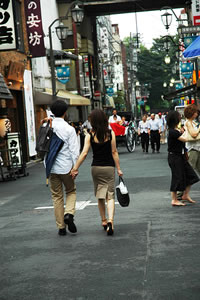
%> input picture seam_carving/test_image/Couple.jpg, 200 x 300 px
$ octave --eval "result = seam_carving(imread('test_image/Couple.jpg'));"   (GNU Octave 9; MATLAB toolbox functions it lacks are replaced by stand-ins)
%> lines starting %> are read from the running program, lines starting %| are printed output that depends on the picture; in (x1, y1, x2, y2) boxes, pixels count from 0 and x2, y2 are one past the last pixel; in counts of white or black regions, pixels touching at a corner belong together; the program's own positions count from 1
function run = seam_carving( I )
    ctimes=input('colume carving times:');
%> the answer given: 3
    rtimes=input('row carving times:');
%> the answer given: 3
    imshow(I)
    while (ctimes~=double(0)) || (rtimes~=double(0))
        img_Gray=rgb2gray(I);
        [Gmag,Gdir] = imgradient(img_Gray, 'prewitt');
        use=Gmag;
        for i=2:size(I,1)
            for j=1:size(I,2)
                if j==1
                    use(i,j)=use(i,j)+min(use(i-1,j),use(i-1,j+1));
                elseif j==size(I,2)
                    use(i,j)=use(i,j)+min(use(i-1,j-1),use(i-1,j));
                else
                    use(i,j)=use(i,j)+min(min(use(i-1,j-1),use(i-1,j)),use(i-1,j+1));
                end
            end
        end
        %imagesc(use);
        if ctimes~=0
            clm_index=zeros(1,size(I,1));
            index_img=zeros(size(I,1),size(I,2));
            minn=use(size(I,1),1);
            clm_index(1,size(I,1))=1;
            for j=2:size(I,2)
                if use(size(I,1),j)<minn
                    minn=use(size(I,1),j);
                    clm_index(1,size(I,1))=j;
                end
            end
            index_img(size(I,1),clm_index(1,size(I,1)))=1;
            for i=size(I,1)-1:-1:1
                if clm_index(1,i+1)==1
                    if use(i,clm_index(1,i+1)+1)<=use(i,clm_index(1,i+1))
                        I(i,clm_index(1,i+1)+1,1)=255;
                        I(i,clm_index(1,i+1)+1,2:3)=0;
                        clm_index(1,i)=clm_index(1,i+1)+1;
                        index_img(i,clm_index(1,i+1)+1)=1;
                    else
                        I(i,clm_index(1,i+1),1)=255;
                        I(i,clm_index(1,i+1),2:3)=0;
                        clm_index(1,i)=clm_index(1,i+1);
                        index_img(i,clm_index(1,i+1))=1;
                    end
                elseif clm_index(1,i+1)==size(I,2)
                    if use(i,clm_index(1,i+1))<=use(i,clm_index(1,i+1)-1)
                        I(i,clm_index(1,i+1),1)=255;
                        I(i,clm_index(1,i+1),2:3)=0;
                        clm_index(1,i)=clm_index(1,i+1);
                        index_img(i,clm_index(1,i+1))=1;
                    else
                        I(i,clm_index(1,i+1)-1,1)=255;
                        I(i,clm_index(1,i+1)-1,2:3)=0;
                        clm_index(1,i)=clm_index(1,i+1)-1;
                        index_img(i,clm_index(1,i+1)-1)=1;
                    end
                else
                    if use(i,clm_index(1,i+1))<=use(i,clm_index(1,i+1)-1)
                        if use(i,clm_index(1,i+1)+1)<=use(i,clm_index(1,i+1))
                            I(i,clm_index(1,i+1)+1,1)=255;
                            I(i,clm_index(1,i+1)+1,2:3)=0;
                            clm_index(1,i)=clm_index(1,i+1)+1;
                            index_img(i,clm_index(1,i+1)+1)=1;
                        else
                            I(i,clm_index(1,i+1),1)=255;
                            I(i,clm_index(1,i+1),2:3)=0;
                            clm_index(1,i)=clm_index(1,i+1);
                            index_img(i,clm_index(1,i+1))=1;
                        end
                    else
                        if use(i,clm_index(1,i+1)-1)<=use(i,clm_index(1,i+1)+1)
                            I(i,clm_index(1,i+1)-1,1)=255;
                            I(i,clm_index(1,i+1)-1,2:3)=0;
                            clm_index(1,i)=clm_index(1,i+1)-1;
                            index_img(i,clm_index(1,i+1)-1)=1;
                        else
                            I(i,clm_index(1,i+1)+1,1)=255;
                            I(i,clm_index(1,i+1)+1,2:3)=0;
                            clm_index(1,i)=clm_index(1,i+1)+1;
                            index_img(i,clm_index(1,i+1)+1)=1;
                        end
                    end
                end
            end
            imshow(I)
            pru_I=I;
            for i=size(I,1):-1:1
                pru_I(i,clm_index(1,i):size(I,2)-1,1:3)=I(i,clm_index(1,i)+1:size(I,2),1:3);
                pru_I(i,size(I,2),1:3)=0;
            end
            I=[];
            I=pru_I(:,1:size(pru_I,2)-1,:);
            imshow(I)
            ctimes=ctimes-1;
        end
        if rtimes~=double(0)
            clm_index=zeros(1,size(I,2));
            minn=use(1,size(I,2));
            clm_index(1,size(I,2))=1;
            for j=2:size(I,1)
                if use(j,size(I,2))<minn
                    minn=use(j,size(I,2));
                    clm_index(1,size(I,2))=j;
                end
            end
            for i=size(I,2)-1:-1:1
                if clm_index(1,i+1)==1
                    if use(clm_index(1,i+1)+1,i)<=use(clm_index(1,i+1),i)
                        I(clm_index(1,i+1)+1,i,1)=255;
                        I(clm_index(1,i+1)+1,i,2:3)=0;
                        clm_index(1,i)=clm_index(1,i+1)+1;
                    else
                        I(clm_index(1,i+1),i,1)=255;
                        I(clm_index(1,i+1),i,2:3)=0;
                        clm_index(1,i)=clm_index(1,i+1);
                    end
                elseif clm_index(1,i+1)==size(I,1)
                    if use(clm_index(1,i+1),i)<=use(clm_index(1,i+1)-1,i)
                        I(clm_index(1,i+1),i,1)=255;
                        I(clm_index(1,i+1),i,2:3)=0;
                        clm_index(1,i)=clm_index(1,i+1);
                    else
                        I(clm_index(1,i+1)-1,i,1)=255;
                        I(clm_index(1,i+1)-1,i,2:3)=0;
                        clm_index(1,i)=clm_index(1,i+1)-1;
                    end
                else
                    if use(clm_index(1,i+1),i)<=use(clm_index(1,i+1)-1,i)
                        if use(clm_index(1,i+1)+1,i)<=use(clm_index(1,i+1),i)
                            I(clm_index(1,i+1)+1,i,1)=255;
                            I(clm_index(1,i+1)+1,i,2:3)=0;
                            clm_index(1,i)=clm_index(1,i+1)+1;
                        else
                            I(clm_index(1,i+1),i,1)=255;
                            I(clm_index(1,i+1),i,2:3)=0;
                            clm_index(1,i)=clm_index(1,i+1);
                        end
                    else
                        if use(clm_index(1,i+1)-1,i)<=use(clm_index(1,i+1)+1,i)
                            I(clm_index(1,i+1)-1,i,1)=255;
                            I(clm_index(1,i+1)-1,i,2:3)=0;
                            clm_index(1,i)=clm_index(1,i+1)-1;
                        else
                            I(clm_index(1,i+1)+1,i,1)=255;
                            I(clm_index(1,i+1)+1,i,2:3)=0;
                            clm_index(1,i)=clm_index(1,i+1)+1;
                        end
                    end
                end
            end
            imshow(I)
            pru_I=I;
            for i=size(I,2):-1:1
                pru_I(clm_index(1,i):size(I,1)-1,i,1:3)=I(clm_index(1,i)+1:size(I,1),i,1:3);
                pru_I(size(I,1),i,1:3)=0;
            end
            I=[];
            I=pru_I(1:size(pru_I,1)-1,:,:);
            imshow(I)
            rtimes=rtimes-1;
        end
    end
%> this loop made 3 passes
%> pass 1, in seam_carving, `[Gmag,Gdir] = imgradient(img_Gray, 'prewitt');`:
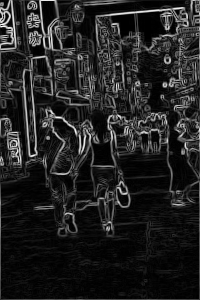
%> Gmag: size 300x200 double; min 0, max 755.8, mean 102.2; drawn with min black and max white
%> pass 1, in seam_carving, `[Gmag,Gdir] = imgradient(img_Gray, 'prewitt');`:
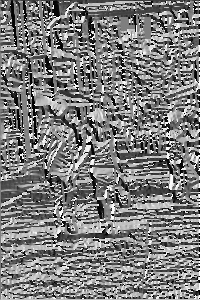
%> Gdir: size 300x200 double; min -180, max 179.9, mean -2.3; drawn with min black and max white
%> pass 1, in seam_carving, `imshow(I)`:
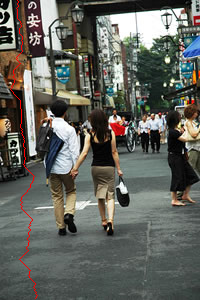
%> displayed picture: size 300x200x3, on the screen's scale of 0 to 255; mean R, G, B 98.1, 99.3, 92.8
%> after the loop:
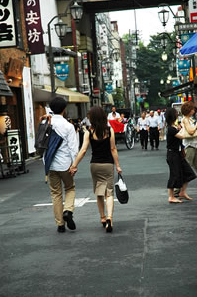
%> I: size 297x197x3 uint8; mean R, G, B 97.8, 100.3, 93.6
%> after the loop:
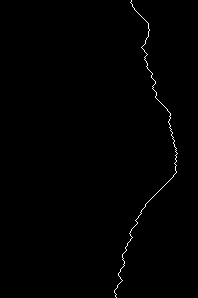
%> index_img: size 298x198 double; values 0 (black) and 1 (white), 0.51% white in thin lines or dots, all inside (x1, y1, x2, y2) = (114, 0, 178, 298)
%> after the loop:
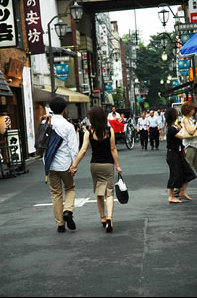
%> pru_I: size 298x197x3 uint8; mean R, G, B 97.4, 100, 93.3
%> after the loop:
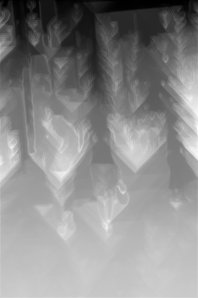
%> use: size 298x198 double; min 22.2, max 8613.6, mean 4728.7; drawn with min black and max white
%> after the loop, clm_index = 197 values, max 5 at index 49, min 1 at index 1, mean 1.12; ctimes = 0; rtimes = 0
    run = 0;
end
